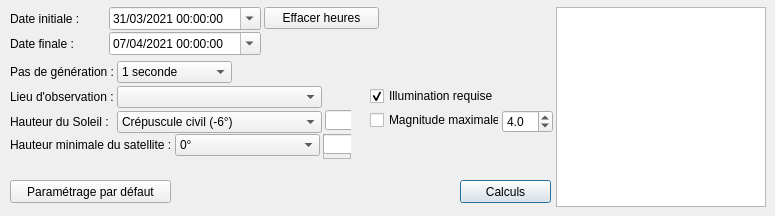
    <widget class="QWidget" name="previsions">
     <property name="font">
      <font/>
     </property>
     <property name="mouseTracking">
      <bool>true</bool>
     </property>
     <property name="autoFillBackground">
      <bool>true</bool>
     </property>
     <attribute name="title">
      <string>Prévisions</string>
     </attribute>
     <widget class="QListWidget" name="liste2">
      <property name="geometry">
       <rect>
        <x>556</x>
        <y>7</y>
        <width>210</width>
        <height>200</height>
       </rect>
      </property>
      <property name="font">
       <font>
        <pointsize>8</pointsize>
       </font>
      </property>
      <property name="mouseTracking">
       <bool>true</bool>
      </property>
      <property name="contextMenuPolicy">
       <enum>Qt::CustomContextMenu</enum>
      </property>
      <property name="horizontalScrollBarPolicy">
       <enum>Qt::ScrollBarAlwaysOff</enum>
      </property>
      <property name="editTriggers">
       <set>QAbstractItemView::DoubleClicked|QAbstractItemView::EditKeyPressed</set>
      </property>
      <property name="textElideMode">
       <enum>Qt::ElideNone</enum>
      </property>
      <property name="sortingEnabled">
       <bool>false</bool>
      </property>
     </widget>
     <widget class="QPushButton" name="calculsPrev">
      <property name="geometry">
       <rect>
        <x>460</x>
        <y>180</y>
        <width>91</width>
        <height>23</height>
       </rect>
      </property>
      <property name="font">
       <font/>
      </property>
      <property name="mouseTracking">
       <bool>true</bool>
      </property>
      <property name="text">
       <string>Calculs</string>
      </property>
      <property name="default">
       <bool>true</bool>
      </property>
     </widget>
     <widget class="QPushButton" name="parametrageDefautPrev">
      <property name="geometry">
       <rect>
        <x>10</x>
        <y>180</y>
        <width>161</width>
        <height>23</height>
       </rect>
      </property>
      <property name="font">
       <font/>
      </property>
      <property name="text">
       <string>Paramétrage par défaut</string>
      </property>
     </widget>
     <widget class="QWidget" name="gridLayoutWidget_2">
      <property name="geometry">
       <rect>
        <x>10</x>
        <y>6</y>
        <width>369</width>
        <height>51</height>
       </rect>
      </property>
      <layout class="QGridLayout" name="gridLayout_datePrev">
       <property name="horizontalSpacing">
        <number>3</number>
       </property>
       <property name="verticalSpacing">
        <number>1</number>
       </property>
       <item row="0" column="1">
        <widget class="QDateTimeEdit" name="dateInitialePrev">
         <property name="minimumSize">
          <size>
           <width>152</width>
           <height>0</height>
          </size>
         </property>
         <property name="font">
          <font/>
         </property>
         <property name="mouseTracking">
          <bool>true</bool>
         </property>
         <property name="wrapping">
          <bool>true</bool>
         </property>
         <property name="buttonSymbols">
          <enum>QAbstractSpinBox::NoButtons</enum>
         </property>
         <property name="dateTime">
          <datetime>
           <hour>0</hour>
           <minute>0</minute>
           <second>0</second>
           <year>2021</year>
           <month>3</month>
           <day>31</day>
          </datetime>
         </property>
         <property name="date">
          <date>
           <year>2021</year>
           <month>3</month>
           <day>31</day>
          </date>
         </property>
         <property name="displayFormat">
          <string extracomment="Date format">dd/MM/yyyy hh:mm:ss</string>
         </property>
         <property name="calendarPopup">
          <bool>true</bool>
         </property>
        </widget>
       </item>
       <item row="1" column="0">
        <widget class="QLabel" name="lbl_dateFinalePrev">
         <property name="font">
          <font/>
         </property>
         <property name="mouseTracking">
          <bool>true</bool>
         </property>
         <property name="text">
          <string>Date finale :</string>
         </property>
        </widget>
       </item>
       <item row="1" column="1">
        <widget class="QDateTimeEdit" name="dateFinalePrev">
         <property name="minimumSize">
          <size>
           <width>145</width>
           <height>0</height>
          </size>
         </property>
         <property name="font">
          <font/>
         </property>
         <property name="mouseTracking">
          <bool>true</bool>
         </property>
         <property name="wrapping">
          <bool>true</bool>
         </property>
         <property name="buttonSymbols">
          <enum>QAbstractSpinBox::UpDownArrows</enum>
         </property>
         <property name="dateTime">
          <datetime>
           <hour>0</hour>
           <minute>0</minute>
           <second>0</second>
           <year>2021</year>
           <month>4</month>
           <day>7</day>
          </datetime>
         </property>
         <property name="date">
          <date>
           <year>2021</year>
           <month>4</month>
           <day>7</day>
          </date>
         </property>
         <property name="displayFormat">
          <string extracomment="Date format">dd/MM/yyyy hh:mm:ss</string>
         </property>
         <property name="calendarPopup">
          <bool>true</bool>
         </property>
        </widget>
       </item>
       <item row="0" column="0">
        <widget class="QLabel" name="lbl_dateInitialePrev">
         <property name="font">
          <font/>
         </property>
         <property name="mouseTracking">
          <bool>true</bool>
         </property>
         <property name="text">
          <string>Date initiale :</string>
         </property>
        </widget>
       </item>
       <item row="0" column="2">
        <widget class="QPushButton" name="effacerHeuresPrev">
         <property name="minimumSize">
          <size>
           <width>115</width>
           <height>0</height>
          </size>
         </property>
         <property name="font">
          <font/>
         </property>
         <property name="mouseTracking">
          <bool>true</bool>
         </property>
         <property name="text">
          <string>Effacer heures</string>
         </property>
        </widget>
       </item>
      </layout>
     </widget>
     <widget class="QWidget" name="horizontalLayoutWidget_4">
      <property name="geometry">
       <rect>
        <x>10</x>
        <y>60</y>
        <width>341</width>
        <height>74</height>
       </rect>
      </property>
      <layout class="QHBoxLayout" name="horizontalLayout_prev1">
       <property name="spacing">
        <number>3</number>
       </property>
       <item>
        <layout class="QGridLayout" name="gridLayout_prev1">
         <property name="horizontalSpacing">
          <number>3</number>
         </property>
         <property name="verticalSpacing">
          <number>2</number>
         </property>
         <item row="0" column="0">
          <widget class="QLabel" name="lbl_pasGeneration">
           <property name="font">
            <font/>
           </property>
           <property name="mouseTracking">
            <bool>true</bool>
           </property>
           <property name="text">
            <string>Pas de génération :</string>
           </property>
          </widget>
         </item>
         <item row="2" column="0">
          <widget class="QLabel" name="lbl_hauteurSoleilPrev">
           <property name="font">
            <font/>
           </property>
           <property name="mouseTracking">
            <bool>true</bool>
           </property>
           <property name="text">
            <string>Hauteur du Soleil :</string>
           </property>
          </widget>
         </item>
         <item row="1" column="0">
          <widget class="QLabel" name="lbl_lieuxObservation2">
           <property name="font">
            <font/>
           </property>
           <property name="mouseTracking">
            <bool>true</bool>
           </property>
           <property name="text">
            <string>Lieu d'observation :</string>
           </property>
          </widget>
         </item>
         <item row="0" column="1">
          <widget class="QComboBox" name="pasGeneration">
           <property name="minimumSize">
            <size>
             <width>115</width>
             <height>0</height>
            </size>
           </property>
           <property name="maximumSize">
            <size>
             <width>115</width>
             <height>16777215</height>
            </size>
           </property>
           <property name="font">
            <font/>
           </property>
           <property name="mouseTracking">
            <bool>true</bool>
           </property>
           <property name="currentText">
            <string notr="true">1 seconde</string>
           </property>
           <item>
            <property name="text">
             <string>1 seconde</string>
            </property>
           </item>
           <item>
            <property name="text">
             <string>5 secondes</string>
            </property>
           </item>
           <item>
            <property name="text">
             <string>10 secondes</string>
            </property>
           </item>
           <item>
            <property name="text">
             <string>20 secondes</string>
            </property>
           </item>
           <item>
            <property name="text">
             <string>30 secondes</string>
            </property>
           </item>
           <item>
            <property name="text">
             <string>1 minute</string>
            </property>
           </item>
           <item>
            <property name="text">
             <string>2 minutes</string>
            </property>
           </item>
           <item>
            <property name="text">
             <string>5 minutes</string>
            </property>
           </item>
          </widget>
         </item>
         <item row="1" column="1">
          <widget class="QComboBox" name="lieuxObservation2">
           <property name="minimumSize">
            <size>
             <width>195</width>
             <height>0</height>
            </size>
           </property>
           <property name="font">
            <font/>
           </property>
           <property name="mouseTracking">
            <bool>true</bool>
           </property>
           <property name="currentText">
            <string notr="true"/>
           </property>
          </widget>
         </item>
         <item row="2" column="1">
          <widget class="QComboBox" name="hauteurSoleilPrev">
           <property name="minimumSize">
            <size>
             <width>191</width>
             <height>0</height>
            </size>
           </property>
           <property name="font">
            <font/>
           </property>
           <property name="mouseTracking">
            <bool>true</bool>
           </property>
           <property name="currentText">
            <string notr="true">Crépuscule civil (-6°)</string>
           </property>
           <property name="currentIndex">
            <number>1</number>
           </property>
           <property name="iconSize">
            <size>
             <width>0</width>
             <height>0</height>
            </size>
           </property>
           <item>
            <property name="text">
             <string>Horizon (0°)</string>
            </property>
           </item>
           <item>
            <property name="text">
             <string>Crépuscule civil (-6°)</string>
            </property>
           </item>
           <item>
            <property name="text">
             <string>Crépuscule nautique (-12°)</string>
            </property>
           </item>
           <item>
            <property name="text">
             <string>Crépuscule astronomique (-18°)</string>
            </property>
           </item>
           <item>
            <property name="text">
             <string>Indifférent</string>
            </property>
           </item>
           <item>
            <property name="text">
             <string>Autre...</string>
            </property>
           </item>
          </widget>
         </item>
        </layout>
       </item>
       <item>
        <widget class="QFrame" name="frame_3">
         <property name="frameShape">
          <enum>QFrame::NoFrame</enum>
         </property>
         <property name="frameShadow">
          <enum>QFrame::Plain</enum>
         </property>
         <property name="lineWidth">
          <number>0</number>
         </property>
         <widget class="QLineEdit" name="valHauteurSoleilPrev">
          <property name="geometry">
           <rect>
            <x>0</x>
            <y>50</y>
            <width>31</width>
            <height>20</height>
           </rect>
          </property>
          <property name="minimumSize">
           <size>
            <width>31</width>
            <height>0</height>
           </size>
          </property>
          <property name="maximumSize">
           <size>
            <width>31</width>
            <height>16777215</height>
           </size>
          </property>
          <property name="font">
           <font/>
          </property>
          <property name="mouseTracking">
           <bool>true</bool>
          </property>
          <property name="inputMask">
           <string notr="true">###</string>
          </property>
          <property name="text">
           <string notr="true"/>
          </property>
          <property name="maxLength">
           <number>3</number>
          </property>
         </widget>
        </widget>
       </item>
      </layout>
     </widget>
     <widget class="QWidget" name="horizontalLayoutWidget_5">
      <property name="geometry">
       <rect>
        <x>10</x>
        <y>130</y>
        <width>341</width>
        <height>29</height>
       </rect>
      </property>
      <layout class="QHBoxLayout" name="horizontalLayout_prev2">
       <property name="spacing">
        <number>3</number>
       </property>
       <property name="topMargin">
        <number>4</number>
       </property>
       <item>
        <layout class="QFormLayout" name="formLayout_prev2">
         <property name="labelAlignment">
          <set>Qt::AlignLeading|Qt::AlignLeft|Qt::AlignVCenter</set>
         </property>
         <property name="horizontalSpacing">
          <number>3</number>
         </property>
         <property name="verticalSpacing">
          <number>1</number>
         </property>
         <item row="0" column="0">
          <widget class="QLabel" name="lbl_hauteurSatPrev">
           <property name="font">
            <font/>
           </property>
           <property name="mouseTracking">
            <bool>true</bool>
           </property>
           <property name="text">
            <string>Hauteur minimale du satellite :</string>
           </property>
          </widget>
         </item>
         <item row="0" column="1">
          <widget class="QComboBox" name="hauteurSatPrev">
           <property name="minimumSize">
            <size>
             <width>145</width>
             <height>0</height>
            </size>
           </property>
           <property name="maximumSize">
            <size>
             <width>145</width>
             <height>16777215</height>
            </size>
           </property>
           <property name="font">
            <font/>
           </property>
           <property name="mouseTracking">
            <bool>true</bool>
           </property>
           <property name="currentText">
            <string notr="true">0°</string>
           </property>
           <item>
            <property name="text">
             <string>0°</string>
            </property>
           </item>
           <item>
            <property name="text">
             <string>5°</string>
            </property>
           </item>
           <item>
            <property name="text">
             <string>10°</string>
            </property>
           </item>
           <item>
            <property name="text">
             <string>15°</string>
            </property>
           </item>
           <item>
            <property name="text">
             <string>20°</string>
            </property>
           </item>
           <item>
            <property name="text">
             <string>Autre...</string>
            </property>
           </item>
          </widget>
         </item>
        </layout>
       </item>
       <item>
        <widget class="QFrame" name="frame_4">
         <property name="frameShape">
          <enum>QFrame::StyledPanel</enum>
         </property>
         <property name="frameShadow">
          <enum>QFrame::Raised</enum>
         </property>
         <widget class="QLineEdit" name="valHauteurSatPrev">
          <property name="geometry">
           <rect>
            <x>0</x>
            <y>0</y>
            <width>31</width>
            <height>20</height>
           </rect>
          </property>
          <property name="font">
           <font/>
          </property>
          <property name="mouseTracking">
           <bool>true</bool>
          </property>
          <property name="inputMask">
           <string notr="true">99</string>
          </property>
          <property name="text">
           <string notr="true"/>
          </property>
          <property name="maxLength">
           <number>2</number>
          </property>
         </widget>
        </widget>
       </item>
      </layout>
     </widget>
     <widget class="QWidget" name="formLayoutWidget_48">
      <property name="geometry">
       <rect>
        <x>370</x>
        <y>86</y>
        <width>183</width>
        <height>51</height>
       </rect>
      </property>
      <layout class="QFormLayout" name="formLayout_prev3">
       <property name="labelAlignment">
        <set>Qt::AlignLeading|Qt::AlignLeft|Qt::AlignVCenter</set>
       </property>
       <property name="horizontalSpacing">
        <number>3</number>
       </property>
       <property name="verticalSpacing">
        <number>4</number>
       </property>
       <item row="0" column="0">
        <widget class="QCheckBox" name="illuminationPrev">
         <property name="font">
          <font/>
         </property>
         <property name="mouseTracking">
          <bool>true</bool>
         </property>
         <property name="text">
          <string>Illumination requise</string>
         </property>
         <property name="checked">
          <bool>true</bool>
         </property>
        </widget>
       </item>
       <item row="1" column="0">
        <widget class="QCheckBox" name="magnitudeMaxPrev">
         <property name="minimumSize">
          <size>
           <width>0</width>
           <height>20</height>
          </size>
         </property>
         <property name="font">
          <font/>
         </property>
         <property name="mouseTracking">
          <bool>true</bool>
         </property>
         <property name="text">
          <string>Magnitude maximale</string>
         </property>
        </widget>
       </item>
       <item row="1" column="1">
        <widget class="QDoubleSpinBox" name="valMagnitudeMaxPrev">
         <property name="font">
          <font/>
         </property>
         <property name="mouseTracking">
          <bool>true</bool>
         </property>
         <property name="decimals">
          <number>1</number>
         </property>
         <property name="minimum">
          <double>-8.000000000000000</double>
         </property>
         <property name="maximum">
          <double>14.000000000000000</double>
         </property>
         <property name="singleStep">
          <double>0.500000000000000</double>
         </property>
         <property name="value">
          <double>4.000000000000000</double>
         </property>
        </widget>
       </item>
      </layout>
     </widget>
    </widget>
